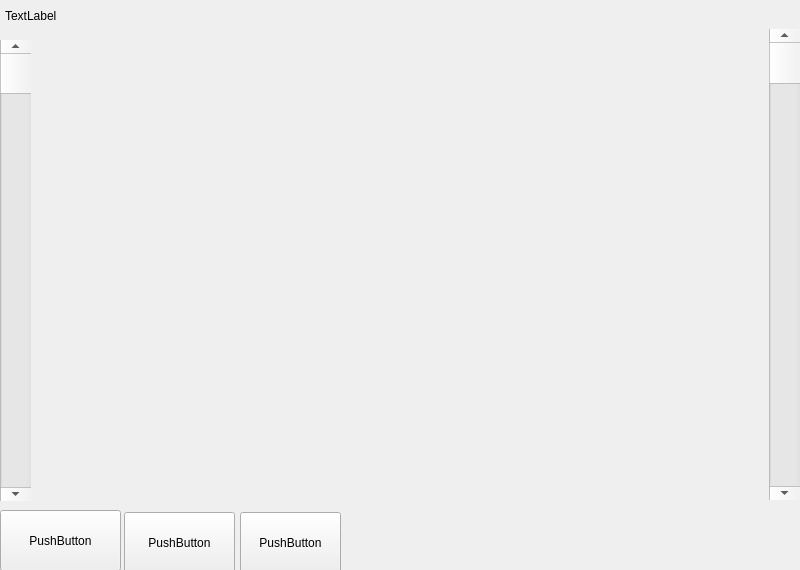
<?xml version="1.0" encoding="UTF-8"?>
<ui version="4.0">
 <class>InterfaceSum</class>
 <widget class="QMainWindow" name="InterfaceSum">
  <property name="geometry">
   <rect>
    <x>0</x>
    <y>0</y>
    <width>800</width>
    <height>570</height>
   </rect>
  </property>
  <property name="windowTitle">
   <string>InterfaceSum</string>
  </property>
  <widget class="QWidget" name="centralWidget">
   <widget class="QScrollBar" name="verticalScrollBar">
    <property name="geometry">
     <rect>
      <x>0</x>
      <y>40</y>
      <width>31</width>
      <height>461</height>
     </rect>
    </property>
    <property name="orientation">
     <enum>Qt::Vertical</enum>
    </property>
   </widget>
   <widget class="QScrollBar" name="verticalScrollBar_2">
    <property name="geometry">
     <rect>
      <x>769</x>
      <y>29</y>
      <width>31</width>
      <height>471</height>
     </rect>
    </property>
    <property name="orientation">
     <enum>Qt::Vertical</enum>
    </property>
   </widget>
   <widget class="QLabel" name="label">
    <property name="geometry">
     <rect>
      <x>5</x>
      <y>0</y>
      <width>791</width>
      <height>31</height>
     </rect>
    </property>
    <property name="text">
     <string>TextLabel</string>
    </property>
   </widget>
   <widget class="QPushButton" name="pushButton">
    <property name="geometry">
     <rect>
      <x>0</x>
      <y>510</y>
      <width>121</width>
      <height>61</height>
     </rect>
    </property>
    <property name="text">
     <string>PushButton</string>
    </property>
   </widget>
   <widget class="QPushButton" name="pushButton_2">
    <property name="geometry">
     <rect>
      <x>124</x>
      <y>512</y>
      <width>111</width>
      <height>61</height>
     </rect>
    </property>
    <property name="text">
     <string>PushButton</string>
    </property>
   </widget>
   <widget class="QPushButton" name="pushButton_3">
    <property name="geometry">
     <rect>
      <x>240</x>
      <y>512</y>
      <width>101</width>
      <height>61</height>
     </rect>
    </property>
    <property name="text">
     <string>PushButton</string>
    </property>
   </widget>
  </widget>
 </widget>
 <layoutdefault spacing="6" margin="11"/>
 <resources/>
 <connections/>
</ui>
